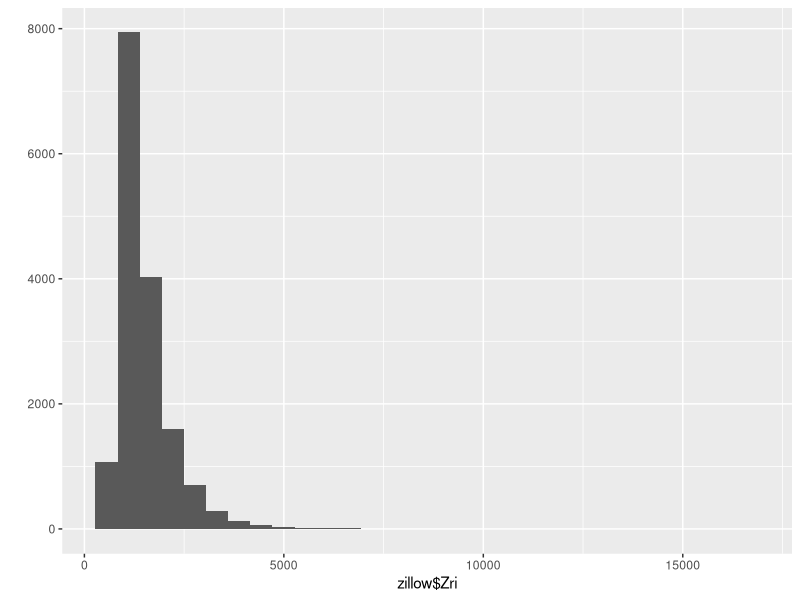
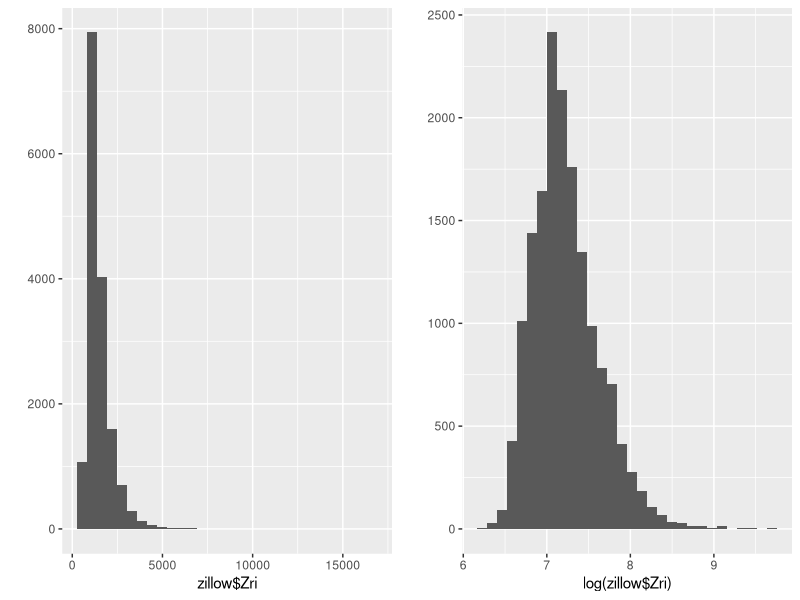
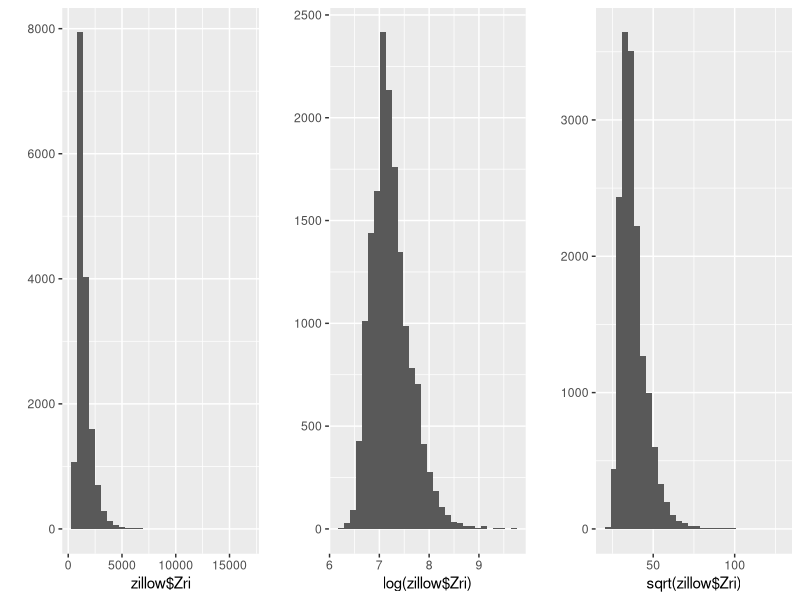
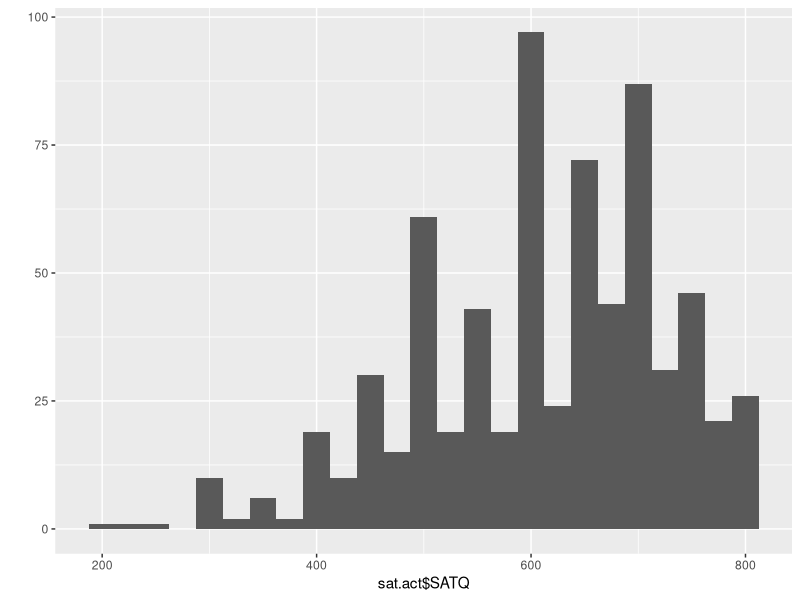
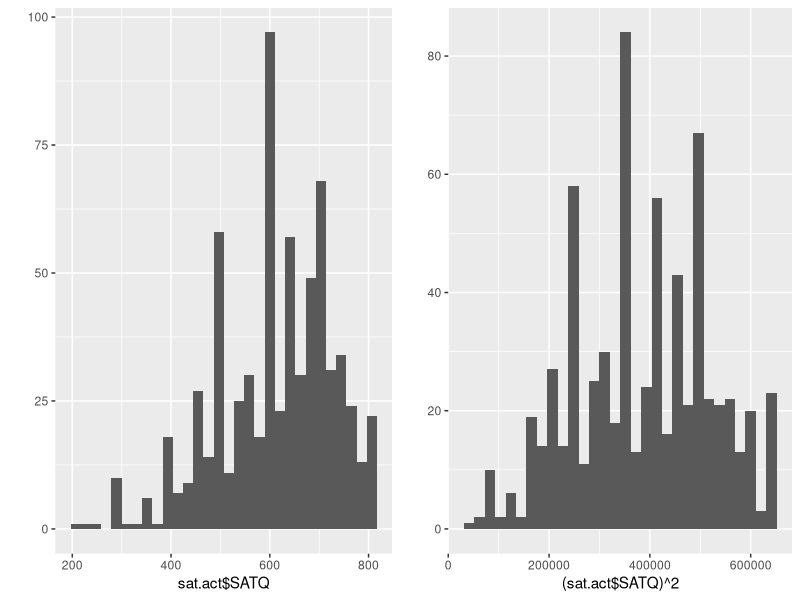

Source code (R) for these figures, in order:
## ---- chunk 1
library(ggplot2)
library(gridExtra)
library(psych)
## ---- chunk 2
zillow <- read.csv("data/zillow.csv")
View(zillow)
## ---- chunk 3
data(sat.act)
?sat.act
## ---- chunk 4
qplot(zillow$Zri)
## ---- chunk 5
log(500)   # logarithm of $500 is 6.2
log(1500)  # $1500 is 7.3
log(15000) # $15000 is 9.6
## ---- chunk 6
p1 <- qplot(zillow$Zri)
p2 <- qplot(log(zillow$Zri))
grid.arrange(p1, p2, ncol = 2) # grid arrange puts two plots side by side
## ---- chunk 7
# Create a new column and store transformed values in this column.
zillow$logZri <- log(zillow$Zri)
head(zillow[, c("logZri", "Zri")])
## ---- chunk 8
log(0)
log(-5)
## ---- chunk 9
p3 <- qplot(sqrt(zillow$Zri))
grid.arrange(p1, p2, p3, ncol = 3)
## ---- chunk 10
sqrt(0)
sqrt(-5)
## ---- chunk 11
qplot(sat.act$SATQ, binwidth = 25)
## ---- chunk 12
p1 <- qplot(sat.act$SATQ)
p2 <- qplot((sat.act$SATQ)^2)
options(scipen = 99)
grid.arrange(p1, p2, ncol = 2)
## ---- chunk 13
zillow$stdZri <- scale(zillow$Zri)
# Let us verify that the data is indeed standardized
mean(zillow$stdZri) # Looks good
sd(zillow$stdZri) # Looks good
# Let us see how the results look compared to non transformed values.
head(zillow[, c("Zri", "stdZri")])
## ---- chunk 14
zillow[zillow$Zri > 15000, ]
## ---- chunk 15
zillow$sqrtZri <- sqrt(zillow$Zri)
## ---- chunk 16
sat.act$SATV2 <- (sat.act$SATV)^2
